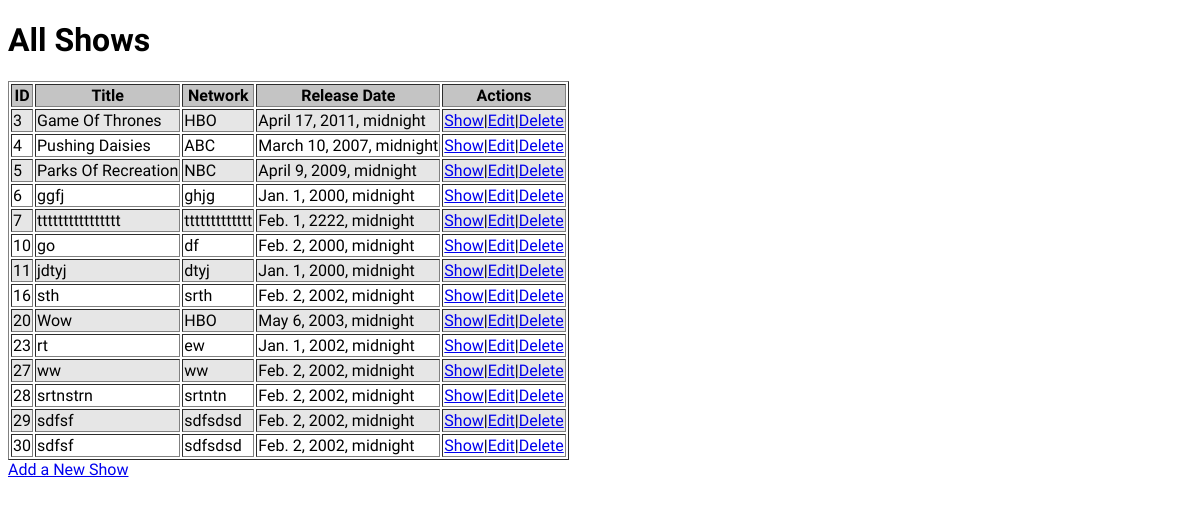
/shows, run on the app's committed database.
### TV_shows_app/models.py (models this page shows)
class Show(models.Model):
    title = models.CharField(max_length=255)
    network = models.CharField(max_length=255)
    desc=models.TextField()
    release_date = models.DateTimeField()
    created_at = models.DateTimeField(auto_now_add=True)
    updated_at = models.DateTimeField(auto_now=True)
    objects = ShowManager()

### TV_shows_app/views.py (the view)
# urls.py: path('shows', views.allshows),
def allshows(request):
    context={
        "all_shows":Show.objects.all(),
    }
    return render(request, "index.html",context)

### TV_shows_app/templates/index.html (shortened to what this page needs)
<!DOCTYPE html>
<html lang="en">
<head>
    {% load static  %}
    <link rel="stylesheet" href="{% static 'css/style.css' %}">
</head>
<body>
    <h1>All Shows</h1>
    <table border="1 ">
        <tr>
            <th>ID</th>
            <th>Title</th>
            <th>Network</th>
            <th>Release Date</th>
            <th>Actions</th>
        </tr>
        {% for show in all_shows %}
        <tr>
            <td>{{show.id}}</td>
            <td>{{show.title}}</td>
            <td>{{show.network}}</td>
            <td>{{show.release_date}}</td>
            <td><a href="/shows/{{show.id}}">Show</a>|<a href="/shows/{{show.id}}/load">Edit</a>|<a
                    href="/shows/{{show.id}}/delete">Delete</a></td>
            {% endfor %}
        </tr>
    </table>
    <a href="shows/new">Add a New Show</a>
</body>
</html>

### TV_shows_app/static/css/style.css (style rules this page uses)
body { font-family: 'Balsamiq Sans'; }
tr:nth-child(even) { background-color: #e6e6e6; }
th { background-color: #c4c4c4; }

### data on the page
Show: id "3", title "Game Of Thrones", network "HBO", release_date "April 17, 2011, midnight"
Show: id "4", title "Pushing Daisies", network "ABC", release_date "March 10, 2007, midnight"
Show: id "5", title "Parks Of Recreation", network "NBC", release_date "April 9, 2009, midnight"
Show: id "6", title "ggfj", network "ghjg", release_date "Jan. 1, 2000, midnight"
Show: id "7", title "tttttttttttttttt", network "ttttttttttttt", release_date "Feb. 1, 2222, midnight"
Show: id "10", title "go", network "df", release_date "Feb. 2, 2000, midnight"
Show: id "11", title "jdtyj", network "dtyj", release_date "Jan. 1, 2000, midnight"
Show: id "16", title "sth", network "srth", release_date "Feb. 2, 2002, midnight"
Show: id "20", title "Wow", network "HBO", release_date "May 6, 2003, midnight"
Show: id "23", title "rt", network "ew", release_date "Jan. 1, 2002, midnight"
Show: id "27", title "ww", network "ww", release_date "Feb. 2, 2002, midnight"
Show: id "28", title "srtnstrn", network "srtntn", release_date "Feb. 2, 2002, midnight"
Show: id "29", title "sdfsf", network "sdfsdsd", release_date "Feb. 2, 2002, midnight"
Show: id "30", title "sdfsf", network "sdfsdsd", release_date "Feb. 2, 2002, midnight"
